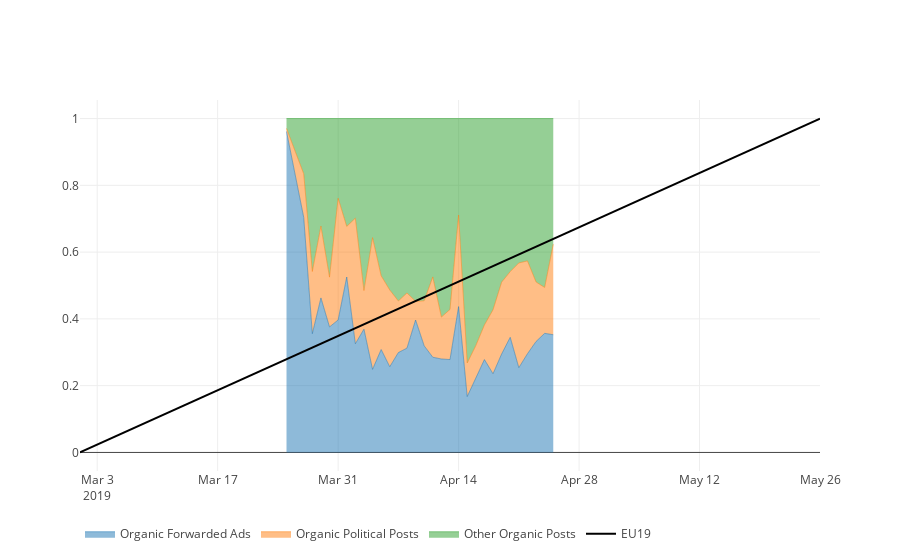

The notebook cell saved with this chart:
### Markdown cell above
## For USER ***churros-collards-crisp*** Personal timeline impression exposure (below)
> ## Organic Posts: political posts are about 10% higher in proportion before the midterm election on November 7th. 
> * We can conclude that he is more likely to be influenced by his own political social network.

### Code cell
fig = go.Figure(data=data_organic, layout=layout)
iplot(fig)

### Figure 1 — Plotly figure (JSON) as saved in the notebook; plotly's stock layout.template omitted (floating-point values rounded to 4 significant figures)
{"data": [{"hoverinfo": "x+y", "line": {"width": 0.5}, "mode": "lines", "name": "Organic Forwarded Ads", "stackgroup": "one", "type": "scatter", "uid": "594b3f5e-604e-4523-9f0b-8331d86ab635", "x": ["2019-03-25", "2019-03-27", "2019-03-28", "2019-03-29", "2019-03-30", "2019-03-31", "2019-04-01", "2019-04-02", "2019-04-03", "2019-04-04", "2019-04-05", "2019-04-06", "2019-04-07", "2019-04-08", "2019-04-09", "2019-04-10", "2019-04-11", "2019-04-12", "2019-04-13", "2019-04-14", "2019-04-15", "2019-04-16", "2019-04-17", "2019-04-18", "2019-04-19", "2019-04-20", "2019-04-21", "2019-04-22", "2019-04-23", "2019-04-24", "2019-04-25"], "y": [0.9613, 0.7039, 0.3557, 0.4628, 0.3759, 0.3967, 0.5254, 0.3255, 0.3692, 0.2489, 0.3083, 0.2567, 0.2992, 0.3124, 0.3966, 0.3192, 0.2852, 0.2799, 0.2782, 0.4369, 0.1673, 0.2255, 0.2782, 0.2357, 0.2949, 0.3448, 0.2539, 0.2955, 0.3323, 0.3568, 0.3526]}, {"hoverinfo": "x+y", "line": {"width": 0.5}, "mode": "lines", "name": "Organic Political Posts", "stackgroup": "one", "type": "scatter", "uid": "663d8ffa-1ce0-4f27-b777-c425e659c8c6", "x": ["2019-03-25", "2019-03-27", "2019-03-28", "2019-03-29", "2019-03-30", "2019-03-31", "2019-04-01", "2019-04-02", "2019-04-03", "2019-04-04", "2019-04-05", "2019-04-06", "2019-04-07", "2019-04-08", "2019-04-09", "2019-04-10", "2019-04-11", "2019-04-12", "2019-04-13", "2019-04-14", "2019-04-15", "2019-04-16", "2019-04-17", "2019-04-18", "2019-04-19", "2019-04-20", "2019-04-21", "2019-04-22", "2019-04-23", "2019-04-24", "2019-04-25"], "y": [0.009169, 0.1305, 0.1863, 0.2152, 0.1492, 0.3646, 0.1515, 0.3762, 0.1157, 0.3945, 0.2208, 0.2298, 0.1545, 0.1652, 0.05596, 0.135, 0.2405, 0.1254, 0.1501, 0.2742, 0.1007, 0.09447, 0.1037, 0.1918, 0.2152, 0.1968, 0.3136, 0.2782, 0.1782, 0.1374, 0.2711]}, {"hoverinfo": "x+y", "line": {"width": 0.5}, "mode": "lines", "name": "Other Organic Posts", "stackgroup": "one", "type": "scatter", "uid": "fe6793cd-2728-418c-a06e-c8f284c1d934", "x": ["2019-03-25", "2019-03-27", "2019-03-28", "2019-03-29", "2019-03-30", "2019-03-31", "2019-04-01", "2019-04-02", "2019-04-03", "2019-04-04", "2019-04-05", "2019-04-06", "2019-04-07", "2019-04-08", "2019-04-09", "2019-04-10", "2019-04-11", "2019-04-12", "2019-04-13", "2019-04-14", "2019-04-15", "2019-04-16", "2019-04-17", "2019-04-18", "2019-04-19", "2019-04-20", "2019-04-21", "2019-04-22", "2019-04-23", "2019-04-24", "2019-04-25"], "y": [0.02953, 0.1655, 0.4581, 0.322, 0.4749, 0.2386, 0.3231, 0.2983, 0.5151, 0.3566, 0.471, 0.5135, 0.5463, 0.5223, 0.5475, 0.5458, 0.4743, 0.5946, 0.5717, 0.2889, 0.732, 0.6801, 0.6181, 0.5726, 0.4899, 0.4584, 0.4326, 0.4263, 0.4895, 0.5058, 0.3763]}, {"legendgroup": "a", "marker": {"color": "black", "line": {"width": 1}, "size": 20}, "mode": "lines", "name": "EU19", "showlegend": true, "type": "scatter", "uid": "e52a13c9-2730-4ba0-a6bf-2ceea40aeb92", "visible": true, "x": ["2019-03-01", "2019-05-26"], "y": [0, 1]}], "layout": {"legend": {"orientation": "h", "x": 0, "y": -0.13}, "yaxis": {"autorange": true, "fixedrange": false}}}
